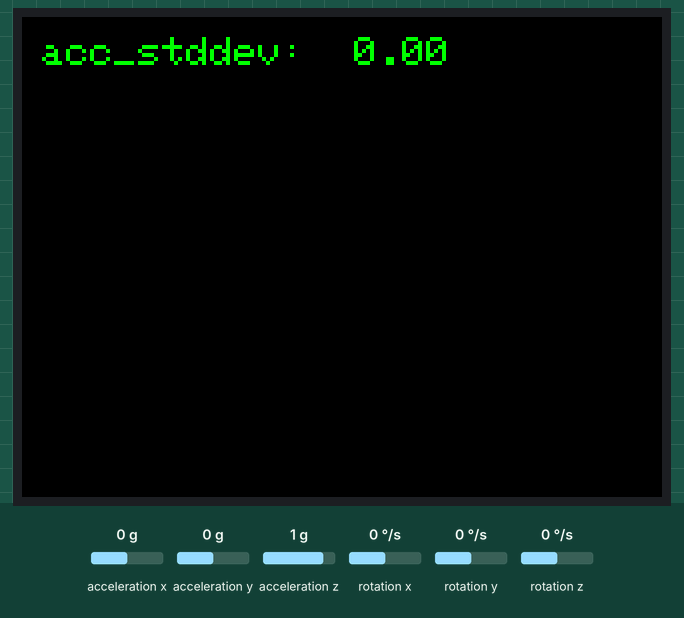
Recording of a sketch running on a simulated ESP32. Parts: 320×240 colour display. The test bench sets the inputs (shaded band); at power-on: acceleration z 1 g, acceleration x 0 g, acceleration y 0 g, rotation x 0 °/s, rotation y 0 °/s, rotation z 0 °/s. What the sketch prints to the serial monitor is not drawn.

Above: at 1.4 s.
1.5 s: acceleration z set to -0.8 g
At 2.05 s:
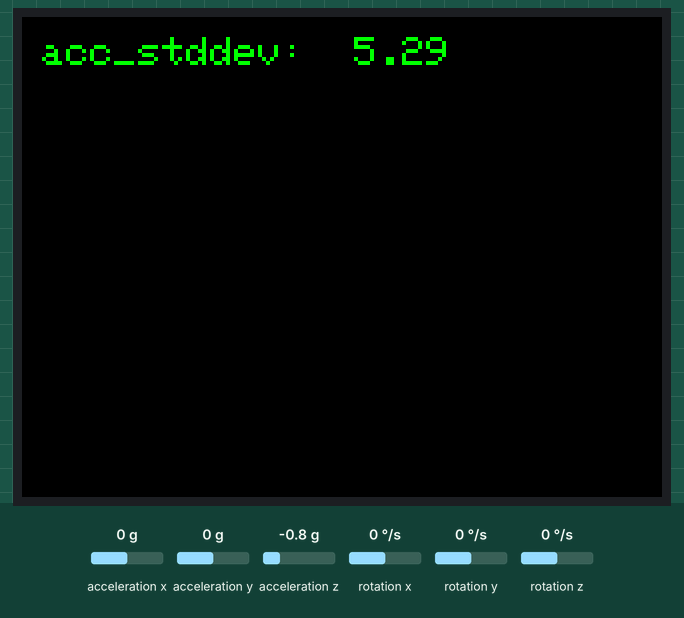
3.0 s: acceleration x set to -1.4 g
At 3.37 s:
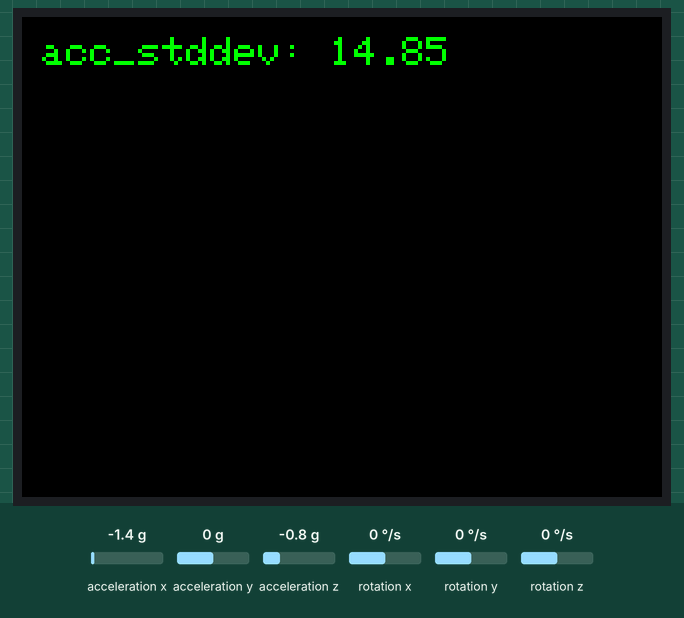
4.7 s: acceleration y set to -1.4 g
At 5.31 s:
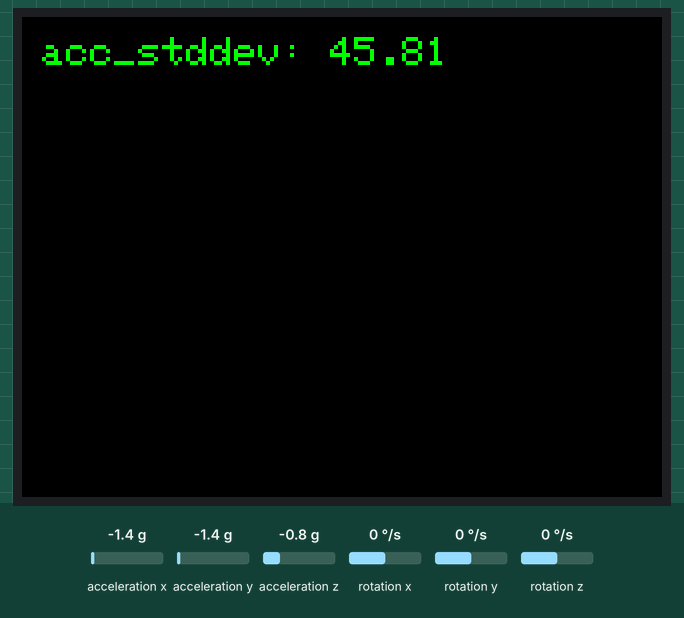
6.3 s: acceleration x set to -0.8 g
At 6.61 s:
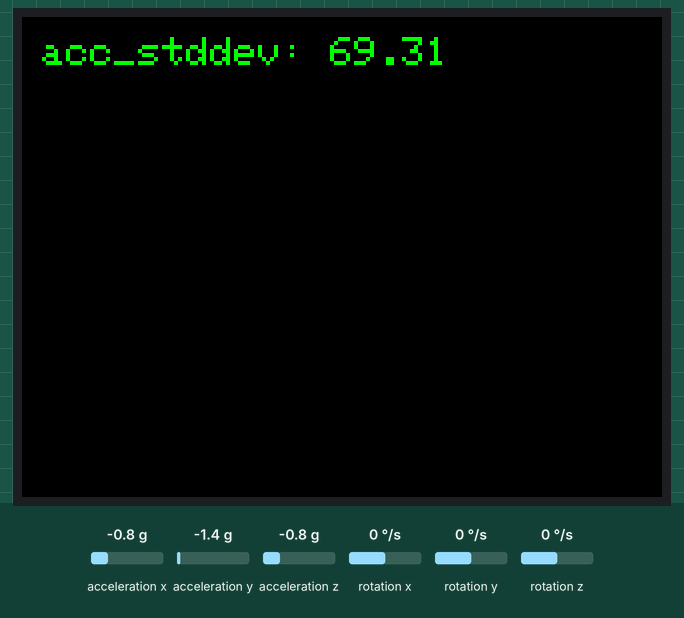
7.9 s: acceleration z set to -1.4 g
At 8.57 s:
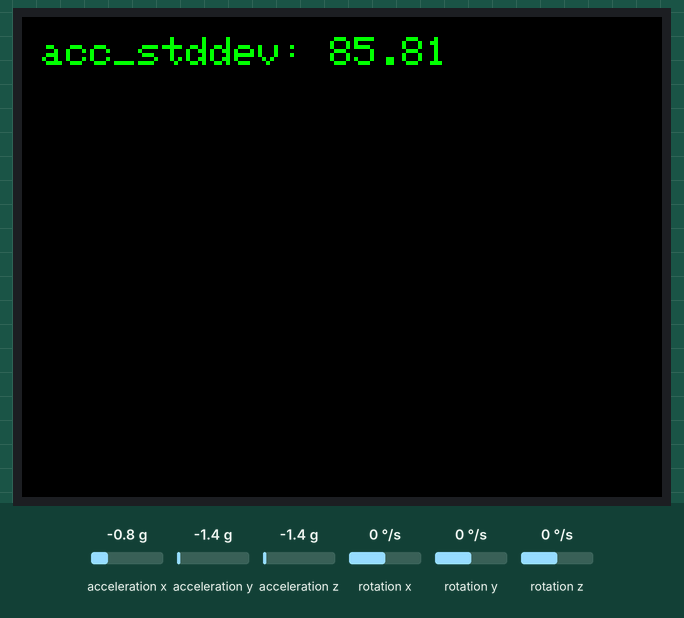
9.5 s: acceleration y set to -0.8 g
At 9.88 s:
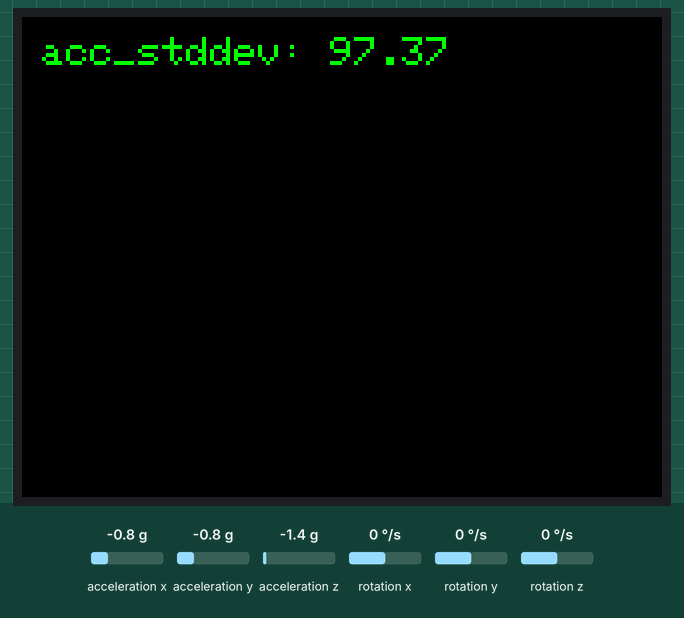
Timing chart, 0 to 12.2 s (numbered marks = the images above; inputs shaded):
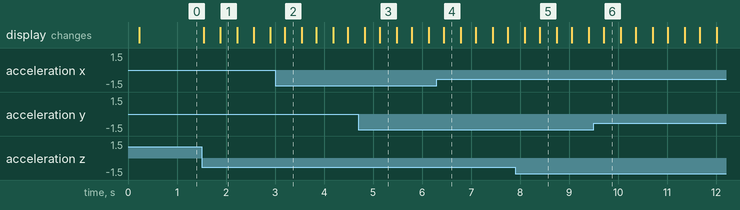

The sketch:

vibration_analyser.ino
```cpp
#include <M5Core2.h>

// ----- CONSTANTS -----
#define INTERVAL_SIZE 100
#define ACC_MEAN 1.0F
#define ACC_SCALAR 100.0F

// ----- STRUCTS -----
struct Vector {
  float x = 0, y = 0, z = 0;
	float get_magnitude() {
		return sqrt(x * x + y * y + z * z);
	}
};

// ----- MAIN -----
Vector gyro, acc, tilt;
float temp = 0.0F;

float acc_squareddevs_sum = 0.0F, acc_stddev = 0.0F;
float acc_squareddevs[INTERVAL_SIZE];
int acc_index = 0;

void setup() {
	// init M5Stack and IMU sensor unit
  M5.begin();
  M5.IMU.Init();

	// init LCD screen
  M5.Lcd.fillScreen(BLACK);
  M5.Lcd.setTextColor(GREEN, BLACK);
  M5.Lcd.setTextSize(2);

	// start serial communication
	Serial.begin(9600);
}

void loop() {
	// collect gyro, accelerometer, tilt and temperature data
  M5.IMU.getGyroData(&gyro.x, &gyro.y, &gyro.z);
  M5.IMU.getAccelData(&acc.x, &acc.y, &acc.z);
  M5.IMU.getAhrsData(&tilt.x, &tilt.y, &tilt.z);
  M5.IMU.getTempData(&temp);

	// keeping track of the deviations squared for the last INTERVAL_SIZE datapoints
	acc_squareddevs_sum -= acc_squareddevs[acc_index];
	float curr_dev = ACC_SCALAR * (ACC_MEAN - acc.get_magnitude());
	acc_squareddevs[acc_index] = curr_dev * curr_dev;
	acc_squareddevs_sum += acc_squareddevs[acc_index];
	acc_index = (acc_index + 1) % INTERVAL_SIZE;

	// calculating the acceleration magnitude standard deviation
	acc_stddev = sqrt(acc_squareddevs_sum / INTERVAL_SIZE);

	// plot sensor magnitude data in serial plotter
	Serial.print("acc:");
	Serial.print(acc.get_magnitude());
	Serial.print("\t");
	Serial.print("acc_squareddevs_sum:");
	Serial.print(acc_squareddevs_sum);
	Serial.print("\t");
	Serial.print("acc_stddev:");
	Serial.println(acc_stddev);

  // display acc_stddev
  M5.Lcd.setCursor(10, 10);
  M5.Lcd.printf("acc_stddev: %5.2f", acc_stddev);

  delay(10);
}
```

Measured:
- after the input at 1.5 s, the display: first changes after 0.05 s (image 1 shows a later state)
